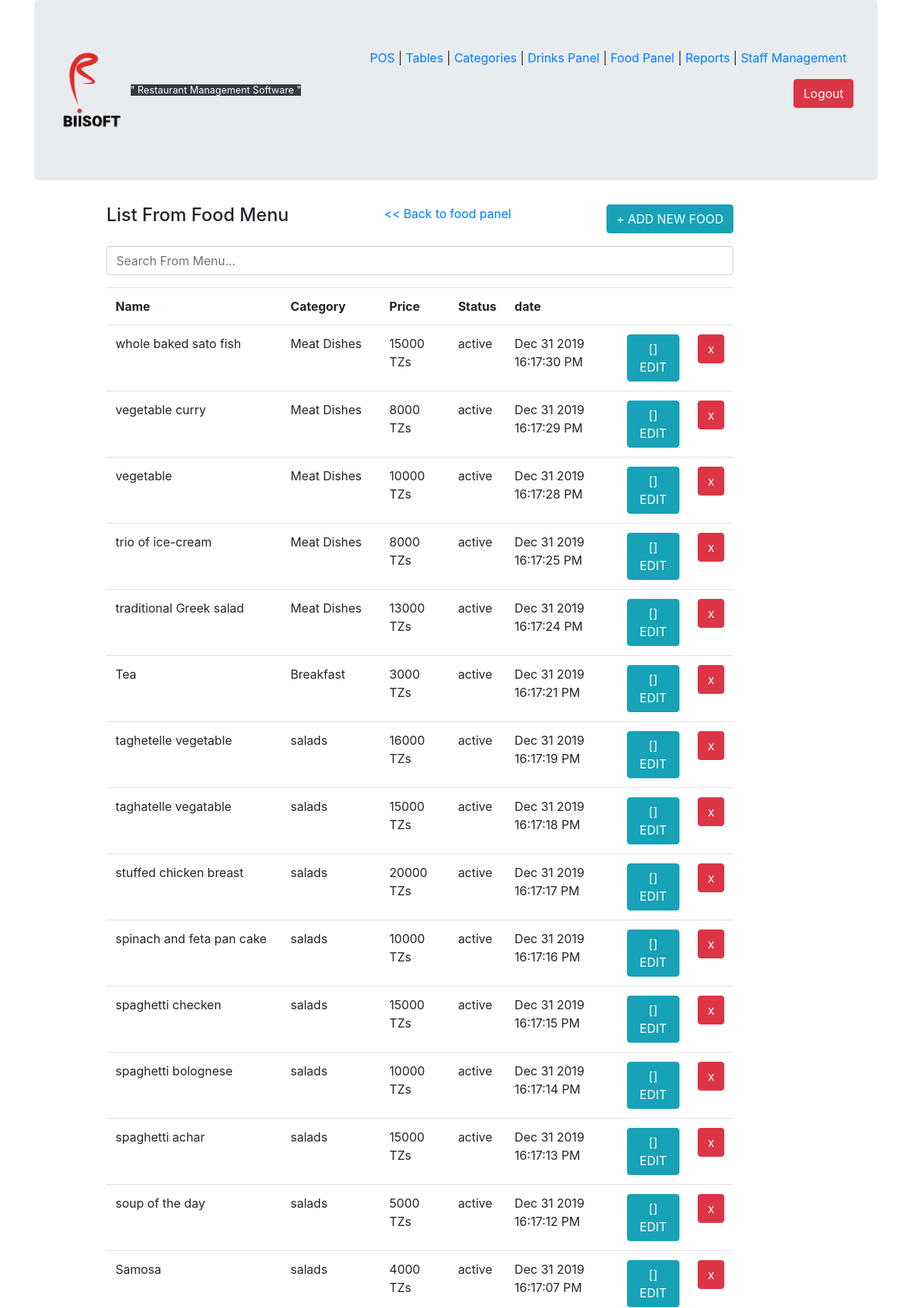
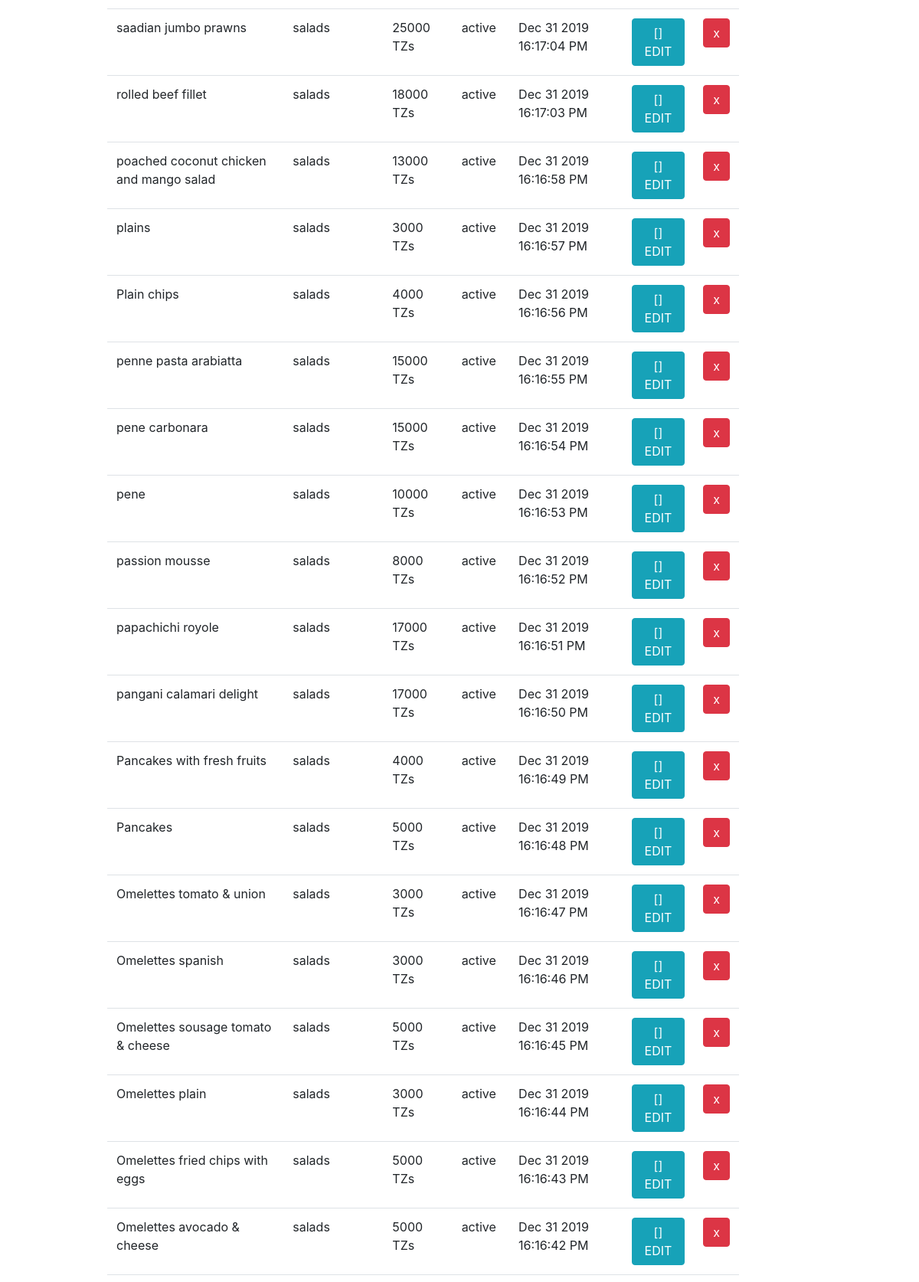
/addFood.php (signed in, upper part), run on the app's committed database (2 pictures, top to bottom).
### tables this page shows
CREATE TABLE `foodmenu` (
  `food_id` int(11) NOT NULL,
  `food_name` varchar(50) NOT NULL,
  `food_cat` int(11) NOT NULL,
  `food_price` int(11) NOT NULL DEFAULT 0 COMMENT '\n',
  `food_status` varchar(45) NOT NULL DEFAULT 'active',
  `food_time` int(11) NOT NULL,
  `food_deleted` int(11) NOT NULL DEFAULT 0,
  `food_dlt_date` int(11) DEFAULT NULL,
  `food_dlt_by` varchar(45) DEFAULT NULL
);

CREATE TABLE `categories` (
  `categories_id` int(11) NOT NULL,
  `categories_name` varchar(50) NOT NULL,
  `categories_status` varchar(45) NOT NULL DEFAULT 'active',
  `categories_time` int(11) NOT NULL,
  `categories_deleted` int(11) NOT NULL DEFAULT 0,
  `categories_dlt_date` int(11) DEFAULT NULL,
  `categories_dlt_by` varchar(45) DEFAULT NULL
);

### addFood.php (the view, shortened to what this page needs)
<?php
include "includes/start.php";
include "includes/header.php";
if ($_SESSION['ROLE'] == 1 || $_SESSION['ROLE'] == 2) {
?>
<div class="container">
<div id="products" class="row">
<div class="col-md-1">
</div>
<div class="col-md-9">
                <h4 class="h4 float-left">List From Food Menu</h4>
            <button type="button" class="btn btn-small btn-info float-right" data-toggle="modal" data-target="#product">+ ADD NEW FOOD</button>
            <center><a href="food.php"> << Back to food panel</a></center>
            <p>
                <input type="search" class="form-control" placeholder="Search From Menu..."
                oninput="w3.filterHTML('#searchTable','.item',this.value)">
            </p>
            <table id="searchTable" class="table table-stripe table-responsive table-hover">
                <tr>
                    <th>Name</th>
                    <th>Category</th>
                    <th>Price</th>
                    <th>Status </th>
                    <th>date </th>
                    <th>&nbsp;</th>
                    <th>&nbsp;</th>
                </tr>
                <?php
        $product = $mysqli->query("SELECT food_id,food_name,categories_name,food_price,food_status,food_time FROM foodMenu,categories WHERE food_cat = categories_id && food_deleted = 0 ORDER BY food_time DESC");
        $proCount = mysqli_num_rows($product);
        if ($proCount == 0) {
            echo "<tr><td>There is no data to display!</td></tr>";
        }else{
            while($rows = $product->fetch_assoc()):
            ?>
            <tr class="item">
                    <td><?php echo $rows['food_name']; ?></td>
                    <td><?php echo $rows['categories_name']; ?></td>
                    <td><?php echo $rows['food_price']." TZs"; ?></td>
                    <td><?php echo $rows['food_status']; ?></td>
                    <td><?php
                        $time = $rows['food_time'];
                        echo date('M d Y H:i:s A',$time);
                    ?></td>
                    <td>
                        <a href="addFood.php?edit=<?php echo $rows['food_id']; ?>" class="btn btn-small btn-info">[] EDIT</a>
                    </td>
                    <td>
                      <?php
                        if ($_SESSION['ROLE'] == 1) {
                            ?>
        <a href="addFood.php?delete=<?php echo $rows['food_id']; ?>" class="btn btn-small btn-danger" onclick="return confirm('Are you sure you want to delete?')">x</a>
                        <?php }else{
                        }
                         ?>
                    </td>
            </tr>
            <?php
        endwhile;
        }
                ?>
</table>
        </div>
</div>
</div>
<?php
        include "includes/footer.php";
         }else{
       $message = "Access Denied!";
       header("location: login.php?success=$message");
       exit();
 }
?>

### css/main.css (style rules this page uses)
.float-right { float: right; margin-bottom: 2%; }
.float-left { float: left; }

### data on the page
foodmenu: food_name "whole baked sato fish", food_cat.categories_name "Meat Dishes", food_price "15000", food_status "active", food_time "Dec 31 2019 16:17:30 PM"
foodmenu: food_name "vegetable curry", food_cat.categories_name "Meat Dishes", food_price "8000", food_status "active", food_time "Dec 31 2019 16:17:29 PM"
foodmenu: food_name "vegetable", food_cat.categories_name "Meat Dishes", food_price "10000", food_status "active", food_time "Dec 31 2019 16:17:28 PM"
foodmenu: food_name "trio of ice-cream", food_cat.categories_name "Meat Dishes", food_price "8000", food_status "active", food_time "Dec 31 2019 16:17:25 PM"
foodmenu: food_name "traditional Greek salad", food_cat.categories_name "Meat Dishes", food_price "13000", food_status "active", food_time "Dec 31 2019 16:17:24 PM"
foodmenu: food_name "Tea", food_cat.categories_name "Breakfast", food_price "3000", food_status "active", food_time "Dec 31 2019 16:17:21 PM"
foodmenu: food_name "taghetelle vegetable", food_cat.categories_name "salads", food_price "16000", food_status "active", food_time "Dec 31 2019 16:17:19 PM"
foodmenu: food_name "taghatelle vegatable", food_cat.categories_name "salads", food_price "15000", food_status "active", food_time "Dec 31 2019 16:17:18 PM"
foodmenu: food_name "stuffed chicken breast", food_cat.categories_name "salads", food_price "20000", food_status "active", food_time "Dec 31 2019 16:17:17 PM"
foodmenu: food_name "spinach and feta pan cake", food_cat.categories_name "salads", food_price "10000", food_status "active", food_time "Dec 31 2019 16:17:16 PM"
foodmenu: food_name "spaghetti checken", food_cat.categories_name "salads", food_price "15000", food_status "active", food_time "Dec 31 2019 16:17:15 PM"
foodmenu: food_name "spaghetti bolognese", food_cat.categories_name "salads", food_price "10000", food_status "active", food_time "Dec 31 2019 16:17:14 PM"
foodmenu: food_name "spaghetti achar", food_cat.categories_name "salads", food_price "15000", food_status "active", food_time "Dec 31 2019 16:17:13 PM"
foodmenu: food_name "soup of the day", food_cat.categories_name "salads", food_price "5000", food_status "active", food_time "Dec 31 2019 16:17:12 PM"
foodmenu: food_name "Samosa", food_cat.categories_name "salads", food_price "4000", food_status "active", food_time "Dec 31 2019 16:17:07 PM"
foodmenu: food_name "saadian jumbo prawns", food_cat.categories_name "salads", food_price "25000", food_status "active", food_time "Dec 31 2019 16:17:04 PM"
foodmenu: food_name "rolled beef fillet", food_cat.categories_name "salads", food_price "18000", food_status "active", food_time "Dec 31 2019 16:17:03 PM"
foodmenu: food_name "poached coconut chicken and mango salad", food_cat.categories_name "salads", food_price "13000", food_status "active", food_time "Dec 31 2019 16:16:58 PM"
foodmenu: food_name "plains", food_cat.categories_name "salads", food_price "3000", food_status "active", food_time "Dec 31 2019 16:16:57 PM"
foodmenu: food_name "Plain chips", food_cat.categories_name "salads", food_price "4000", food_status "active", food_time "Dec 31 2019 16:16:56 PM"
foodmenu: food_name "penne pasta arabiatta", food_cat.categories_name "salads", food_price "15000", food_status "active", food_time "Dec 31 2019 16:16:55 PM"
foodmenu: food_name "pene carbonara", food_cat.categories_name "salads", food_price "15000", food_status "active", food_time "Dec 31 2019 16:16:54 PM"
foodmenu: food_name "pene", food_cat.categories_name "salads", food_price "10000", food_status "active", food_time "Dec 31 2019 16:16:53 PM"
foodmenu: food_name "passion mousse", food_cat.categories_name "salads", food_price "8000", food_status "active", food_time "Dec 31 2019 16:16:52 PM"
foodmenu: food_name "papachichi royole", food_cat.categories_name "salads", food_price "17000", food_status "active", food_time "Dec 31 2019 16:16:51 PM"
foodmenu: food_name "pangani calamari delight", food_cat.categories_name "salads", food_price "17000", food_status "active", food_time "Dec 31 2019 16:16:50 PM"
foodmenu: food_name "Pancakes with fresh fruits", food_cat.categories_name "salads", food_price "4000", food_status "active", food_time "Dec 31 2019 16:16:49 PM"
foodmenu: food_name "Pancakes", food_cat.categories_name "salads", food_price "5000", food_status "active", food_time "Dec 31 2019 16:16:48 PM"
foodmenu: food_name "Omelettes tomato & union", food_cat.categories_name "salads", food_price "3000", food_status "active", food_time "Dec 31 2019 16:16:47 PM"
foodmenu: food_name "Omelettes spanish", food_cat.categories_name "salads", food_price "3000", food_status "active", food_time "Dec 31 2019 16:16:46 PM"
foodmenu: food_name "Omelettes sousage tomato & cheese", food_cat.categories_name "salads", food_price "5000", food_status "active", food_time "Dec 31 2019 16:16:45 PM"
foodmenu: food_name "Omelettes plain", food_cat.categories_name "salads", food_price "3000", food_status "active", food_time "Dec 31 2019 16:16:44 PM"
foodmenu: food_name "Omelettes fried chips with eggs", food_cat.categories_name "salads", food_price "5000", food_status "active", food_time "Dec 31 2019 16:16:43 PM"
foodmenu: food_name "Omelettes avocado & cheese", food_cat.categories_name "salads", food_price "5000", food_status "active", food_time "Dec 31 2019 16:16:42 PM"
